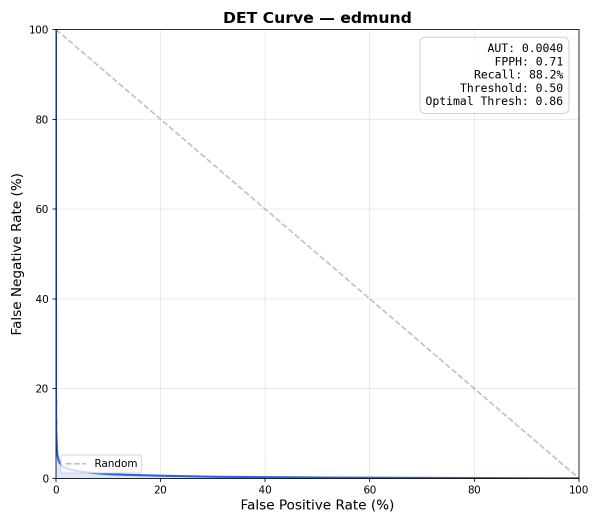
#> input picture integrations/mirror/models/v1/edmund_det.png, 1200 x 1050 px (shown at 1/2 size)
$ python distress.py ../../../integrations/mirror/models/v1/edmund_det.png out.png
#> lines starting #> are read from the running program, lines starting #| are printed output that depends on the picture
#!/usr/bin/env python3
"""Apply a distressed / vintage texture to a flat graphic.

Designed for the vintage collegiate / surf-shop look Casey prefers on
OCMD tees. Works on graphics with transparency (PNG) and on flat
graphics over solid backgrounds.

Technique: high-frequency noise masked onto the alpha channel +
light posterize. Subtle by default — pixel ink gets eaten, shapes stay.

Usage:
  distress.py <in.png> <out.png> [--intensity 0.35] [--scale 1.0] [--seed N]
"""
import argparse
import sys
import random
from PIL import Image, ImageFilter, ImageDraw


def main() -> int:
    ap = argparse.ArgumentParser()
    ap.add_argument("infile")
    ap.add_argument("outfile")
    ap.add_argument("--intensity", type=float, default=0.35, help="0 (none) – 1 (destroyed)")
    ap.add_argument("--scale", type=float, default=1.0, help="grain scale multiplier")
    ap.add_argument("--seed", type=int, default=None)
    args = ap.parse_args()

    if args.seed is not None:
        random.seed(args.seed)

    img = Image.open(args.infile).convert("RGBA")
#> img is the input picture: PIL image 1200x1050 RGBA; mean R, G, B, A 249.8, 250, 250.5, 255
    w, h = img.size
#> w = 1200; h = 1050
    intensity = max(0.0, min(1.0, args.intensity))

    # Build a grain mask at a reduced resolution, then upscale for organic edges.
    grain_w = max(64, int(w * 0.25 * args.scale))
#> grain_w = 300
    grain_h = max(64, int(h * 0.25 * args.scale))
#> grain_h = 262
    grain = Image.new("L", (grain_w, grain_h), 255)
#> grain: PIL image 300x262 L; every value is 255
    gd = ImageDraw.Draw(grain)
    holes = int(grain_w * grain_h * 0.02 * (0.3 + intensity))
#> holes = 1021
    for _ in range(holes):
        x = random.randint(0, grain_w - 1)
        y = random.randint(0, grain_h - 1)
        r = random.randint(1, 3)
        gd.ellipse((x - r, y - r, x + r, y + r), fill=random.randint(0, 120))
    # Streaks — long thin erosions give the screen-print wear look
    streaks = int(30 * (0.3 + intensity))
    for _ in range(streaks):
        x0 = random.randint(0, grain_w)
        y0 = random.randint(0, grain_h)
        x1 = x0 + random.randint(-grain_w // 4, grain_w // 4)
        y1 = y0 + random.randint(-grain_h // 10, grain_h // 10)
        gd.line((x0, y0, x1, y1), fill=random.randint(40, 180), width=1)
#> this loop made 19 passes
#> (x0, y0, x1, y1) on passes 1 to 12: (200, 237, 249, 252), (72, 29, 25, 11), (206, 48, 203, 26), (111, 154, 139, 138), (231, 136, 242, 149), (206, 133, 176, 116), (108, 183, 149, 198), (169, 217, 171, 219), (71, 178, 40, 182), (118, 33, 75, 54), (222, 50, 239, 71), (61, 165, 20, 150)

    grain = grain.filter(ImageFilter.GaussianBlur(radius=0.8))
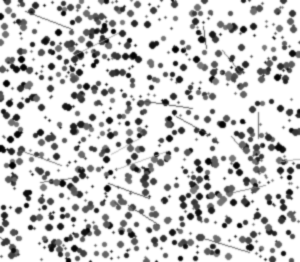
#> grain: PIL image 300x262 L; min 0, max 255, mean 208.2
    grain = grain.resize((w, h), Image.BILINEAR)
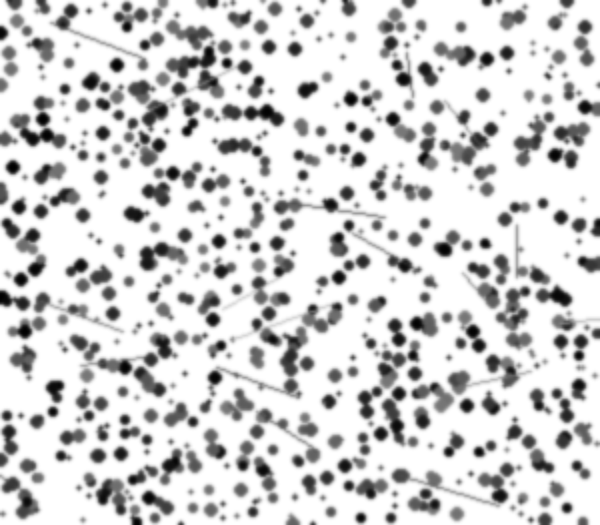
#> grain: PIL image 1200x1050 L (shown at 1/2 size); min 0, max 255, mean 208.2

    # Blend grain into alpha: multiply existing alpha by (grain mapped to [1 - intensity, 1]).
    r, g, b, a = img.split()
#> a: PIL image 1200x1050 L; every value is 255
    a_px = a.load()
    grain_px = grain.load()
    lo = 1.0 - intensity
    for yy in range(h):
        for xx in range(w):
            if a_px[xx, yy] == 0:
                continue
            gv = grain_px[xx, yy] / 255.0
            factor = lo + (1.0 - lo) * gv
            a_px[xx, yy] = int(a_px[xx, yy] * factor)

    out = Image.merge("RGBA", (r, g, b, a))

    # Light posterize to pull colors toward screen-print flatness.
    if intensity > 0.15:
        rgb = Image.merge("RGB", (r, g, b))
        levels = 8 if intensity < 0.5 else 6
        step = 256 // levels
        lut = [min(255, (v // step) * step + step // 2) for v in range(256)]
        rgb = rgb.point(lut * 3)
        rr, gg, bb = rgb.split()
        out = Image.merge("RGBA", (rr, gg, bb, a))

    out.save(args.outfile)
    print(args.outfile)
    return 0


if __name__ == "__main__":
    sys.exit(main())
#> (the program exits here)
